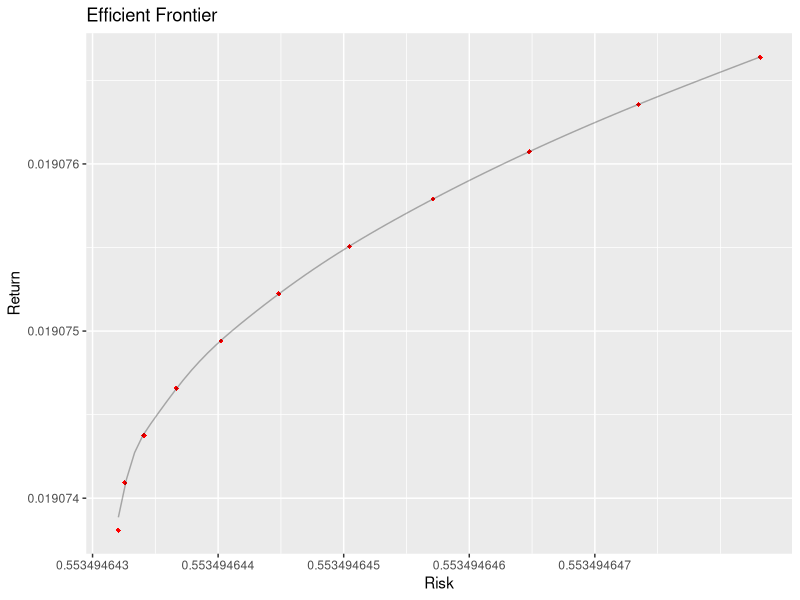

Reproduce this figure in R.
library(quadprog)
library(ggplot2)

# set global digits
options(digits=10)

# calcualte solution of Markowitz’s mean-variance portfolio
cal_solution <- function(Dmat,Amat,bvec,lamda){
    Expection <- c()
    Variance <- c()
    for(i in lamda){
        res <- solve.QP(
            Dmat,
            dvec = 2*mu*i,
            Amat,
            bvec
        )
        weight = res$solution
        Expection = cbind(Expection,t(mu)%*%weight)
        Variance = cbind(Variance,(t(weight)%*%Dmat%*%weight)^0.5)
    }
    res = data.frame(Risk = t(Variance), Return = t(Expection))
    return(res)
}

# lambdas defined by HW requirement
lamda_points <- c(0,10^-4,2*10^-4,3*10^-4,4*10^-4,5*10^-4,6*10^-4,7*10^-4,8*10^-4,9*10^-4,10^-3)

# lambdas to generate sufficiently smooth curve
lamda_curve <- 1:1000*10^-6

# define parameter for QP solver
mu <- c(0.001,0.05,0.005)
Dmat <- matrix(c(1.0,0.0015,-0.02,0.0015,1.0,-0.1,-0.02,-0.1,1),3,3)
Amat <- cbind(
    diag(rep(1,length(mu))),
    c(rep(1,length(mu))),
    c(rep(-1,length(mu)))
)
bvec = c(0,0,0,1,-1)

# using function defined above to cal reslut 
efficient_points = cal_solution(Dmat,Amat,bvec,lamda= lamda_points)
efficient_curve = cal_solution(Dmat,Amat,bvec,lamda = lamda_curve)

# plot
ggplot() + 
    geom_point(
        data = efficient_points, 
        aes(Risk,Return),
        shape=18,
        color ="red"
    ) + 
    geom_line(
        stat="smooth",
        data = efficient_curve,
        aes(Risk,Return),
        se=F,
        alpha=0.3,
        color ="black"
    ) +
    labs(
        title = "Efficient Frontier"
    )
    







   